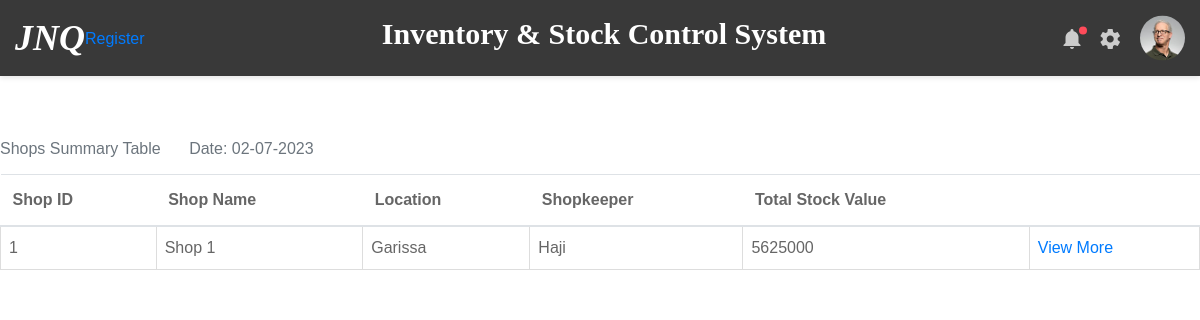
The app's page /view_shops with its own data.
### inventory/models.py (models this page shows)
class Shop(db.Model):
    id = db.Column(db.Integer, primary_key=True)
    shop_name = db.Column(db.String(100), nullable=False, unique=True)
    location = db.Column(db.String(100), nullable=False)
    shopkeeper = db.Column(db.String(100), nullable=False)
    date_registered = db.Column(db.DateTime, default=datetime.now())
    user_id = db.Column(db.Integer, db.ForeignKey('user.id'))
    stock = db.relationship('Stock', secondary=shop_stock, backref='shop')
    restock = db.relationship('Restock', backref='shop', lazy=True)
    sale = db.relationship('Sale', backref='shop', lazy=True)
    stock_in = db.relationship('StockOut', backref='shop', lazy=True)
    daily_count = db.relationship('DailyCount', backref='shop', lazy=True)

### inventory/routes.py (the view)
@app.route('/view_shops', methods=['GET', 'POST'])
def view_shops():
    shops = Shop.query.all()
    date = today_date()
    shop_stock_lookup = {}
    for shop in shops:
        stock_value_list = []
        for product in shop.stock:
            stock_value_list.append(product.item_value)
        total_stock_value = sum(stock_value_list)
        shop_stock_lookup[shop.id] = total_stock_value
    return render_template('view_shops.html', shop_stock_lookup=shop_stock_lookup, shops=shops, date=date)

### inventory/routes.py (called while the page is built)
def today_date():
    date_today = datetime.today().strftime('%d-%m-%Y')
    return date_today

### inventory/templates/view_shops.html
{% extends 'layout.html' %}
{% block content %}
     <table class="table">
         <caption style="caption-side: top">Shops Summary Table<span class="ml-4"> Date: {{date}}</span></caption>
          <thead>
            <tr>
              <th scope="col">Shop ID</th>
              <th scope="col">Shop Name</th>
              <th scope="col">Location</th>
              <th scope="col">Shopkeeper</th>
              <th scope="col">Total Stock Value</th>
              <th scope="col"></th>
            </tr>
          </thead>
          <tbody>
          {% for shop in shops %}
            <tr>
              <td>{{ shop.id }}</td>
              <td>{{shop.shop_name }}</td>
              <td>{{shop.location}}</td>
              <td>{{ shop.shopkeeper}}</td>
              <td>{{ shop_stock_lookup[shop.id] }}</td>
              <td><a href="{{ url_for('view_shop', shop_id=shop.id )}}">View More</a></td>
            </tr>
          {% endfor %}
          </tbody>
     </table>
{% endblock %}

### records on screen
Shop: id "1", shop_name "Shop 1", location "Garissa", shopkeeper "Haji", shop_stock_lookup "5625000"

### other values on screen
{{ date }} "02-07-2023"
